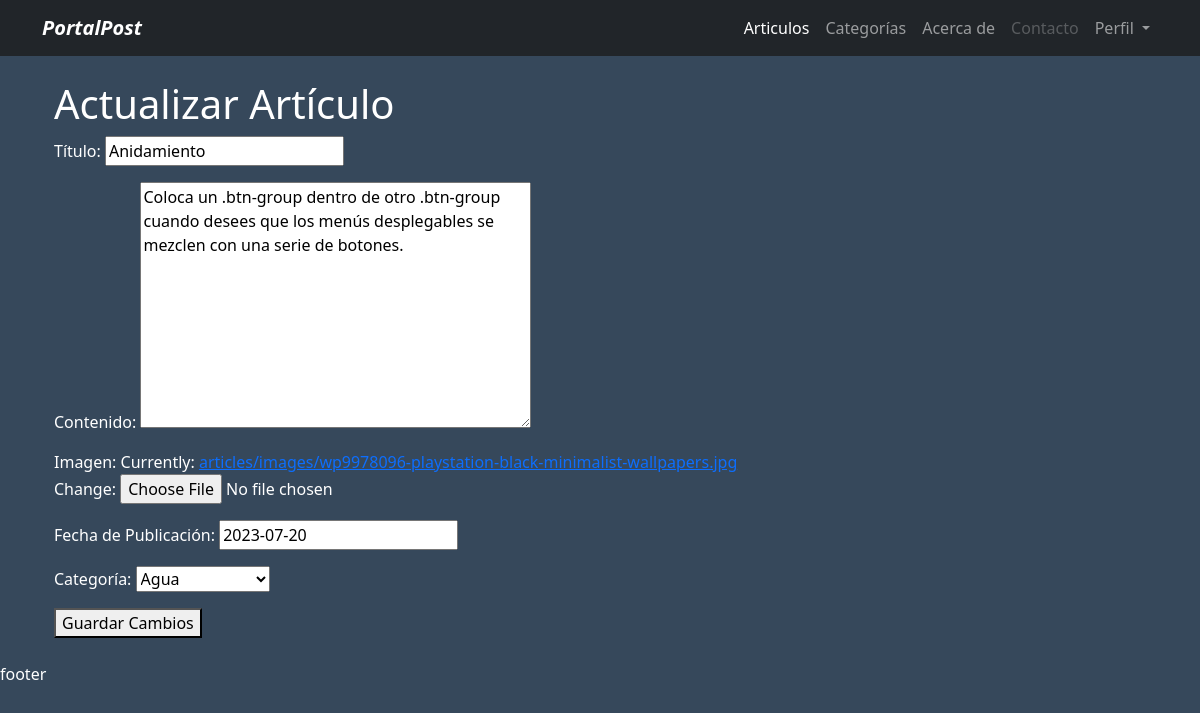
The app's page /7/update/ with its own data.
### articulo/models.py (models this page shows, shortened)
class Articles(models.Model):
    title = models.CharField(max_length=100)
    content = models.TextField()
    image = models.ImageField(upload_to='articles/images')
    date_published = models.DateField(default=datetime.date.today)
    category = models.ForeignKey(Category, on_delete=models.SET_NULL, null=True)

### articulo/views.py (the view, shortened to what this page needs)
# urls.py: path('<int:pk>/update/', ArtUpdateView.as_view(), name="update"),
class ArtUpdateView(UpdateView):
    model = Articles
    form_class = ArticleForm
    template_name = 'profile/articles/Art_update.html'

### articulo/forms.py (shortened to what this page needs)
class ArticleForm(forms.ModelForm):
    class Meta:
        model = Articles
        fields = ('title', 'content', 'image', 'date_published', 'category')
        labels = {
            'title': 'Título',
            'content': 'Contenido',
            'image': 'Imagen',
            'date_published': 'Fecha de Publicación',
            'category': 'Categoría',
        }

### articulo/models.py (called while the page is built)
    def __str__(self):
        return self.name

### articulo/templates/profile/articles/Art_update.html (shortened to what this page needs)
{% extends 'layout.html' %}
{% block content %}
  <h1>Actualizar Artículo</h1>
  <form method="post" enctype="multipart/form-data">
    {{ form.as_p }}
    <button type="submit">Guardar Cambios</button>
  </form>
{% endblock %}

### articulo/static/main.css (style rules this page uses)
:root { --primary: #041b33cc; }
.color-body { background-color: var(--primary); color: white; }

### records on screen
Articles: title "Anidamiento", content "Coloca un .btn-group dentro de otro .btn-group cuando desees que los menús desplegables se mezclen con una serie de botones.", date_published "2023-07-20", category "Agua"
